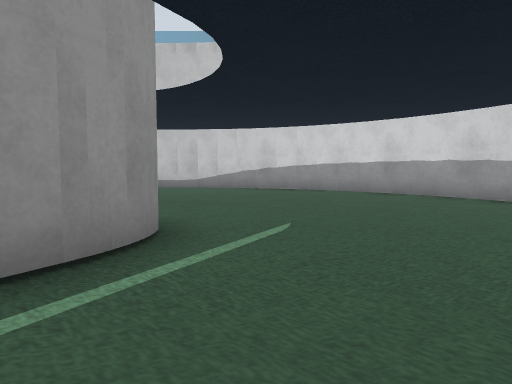
[1] (above)

23 first-person views from a walk through a world built for the Gazebo simulator. The camera is 0.72 m above the floor, tilts 4° down and sees 70° across. The floor is counted in squares, 1 m on a side. Each view is taken from the middle of a square. On the plan, view 1 faces up. The plan holds only what a view shows up to about 11 squares ahead; the rest is blank. The place goes on beyond the plan.

[2]
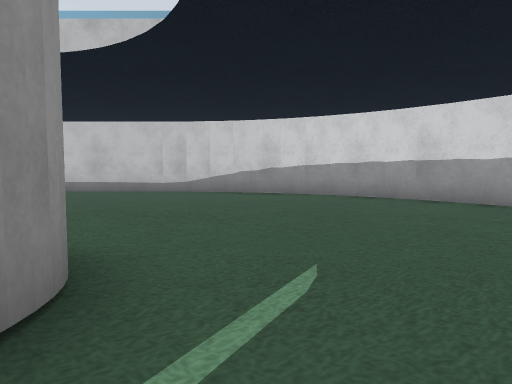

[3]
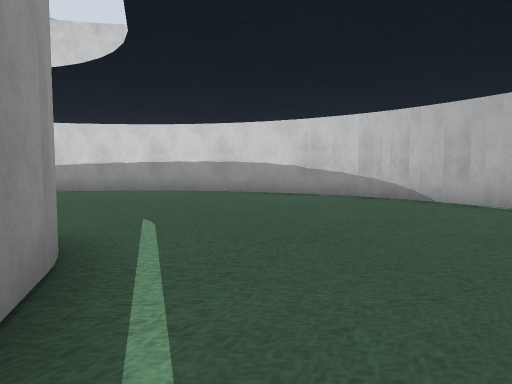

[4]
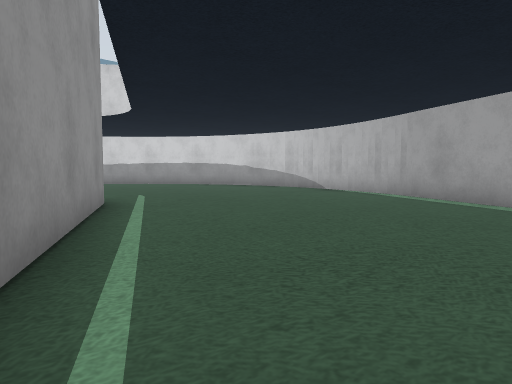

[5]
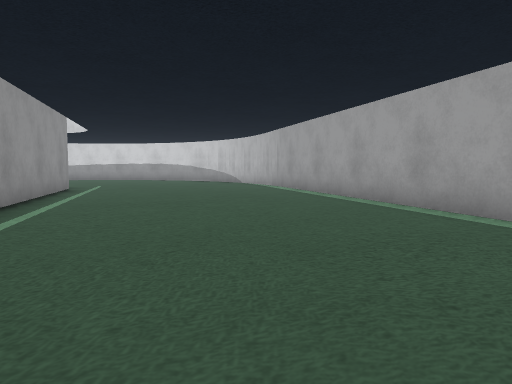

[6]
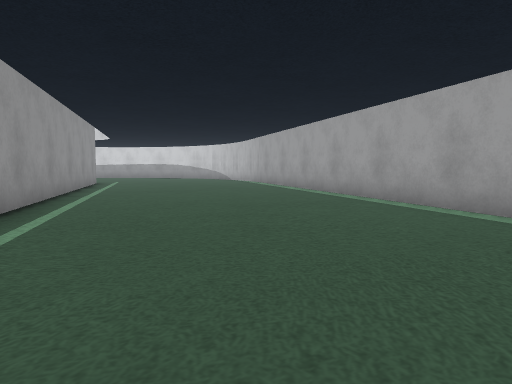

[7]
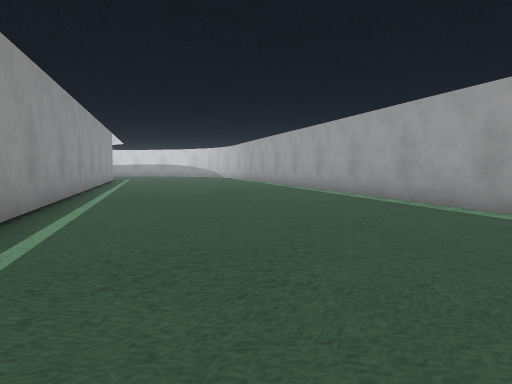

[8]
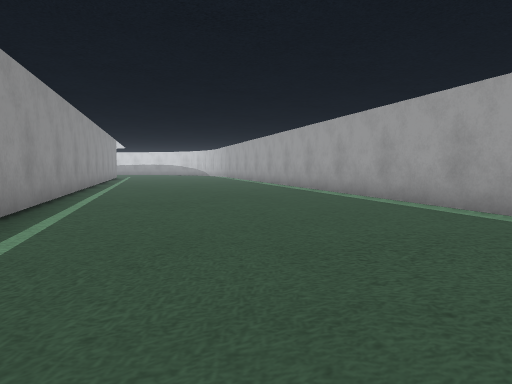

[9]
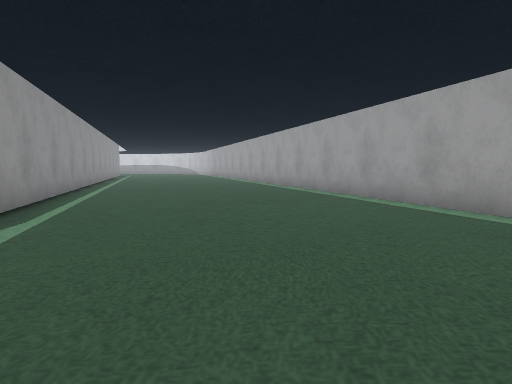

[10]
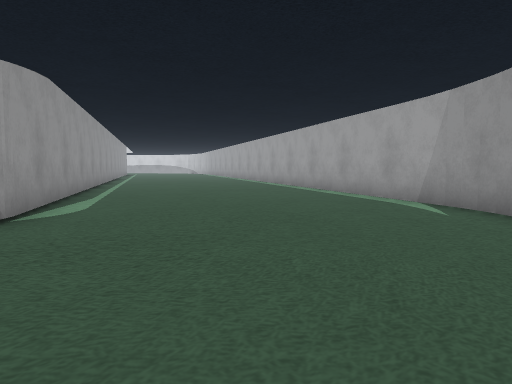

[11]
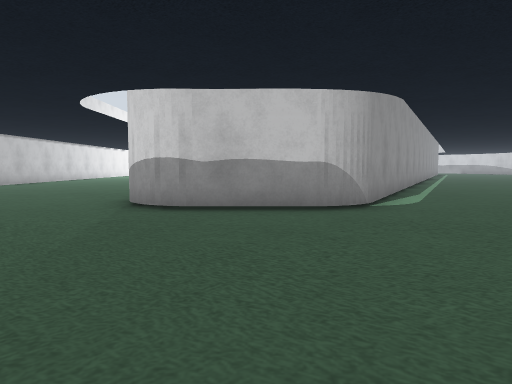

[12]
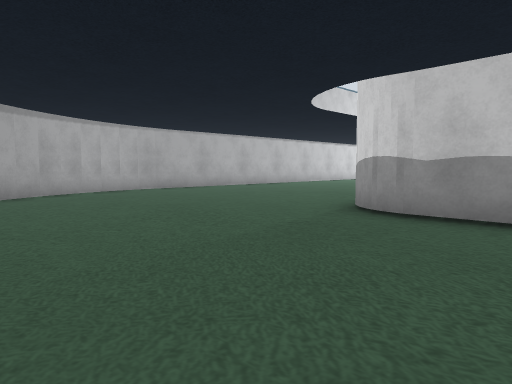

[13]
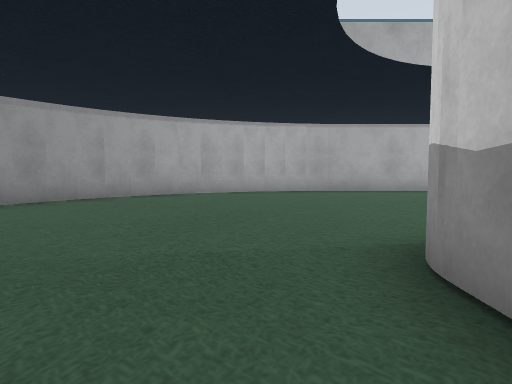

[14]
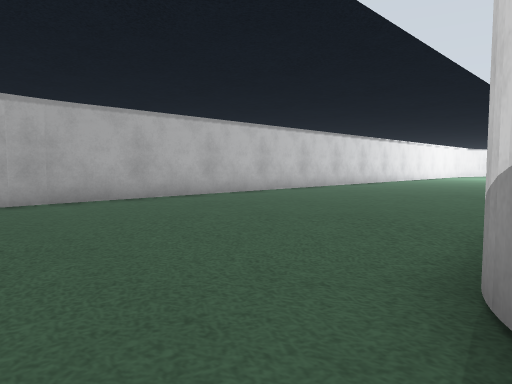

[15]
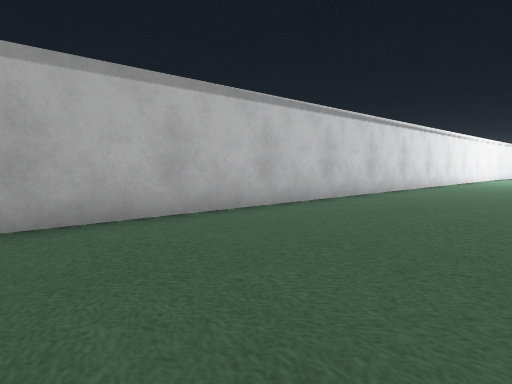

[16]
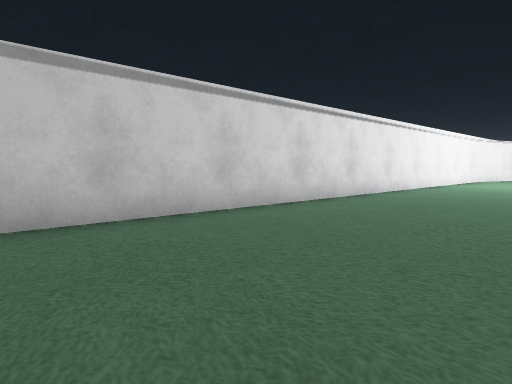

[17]
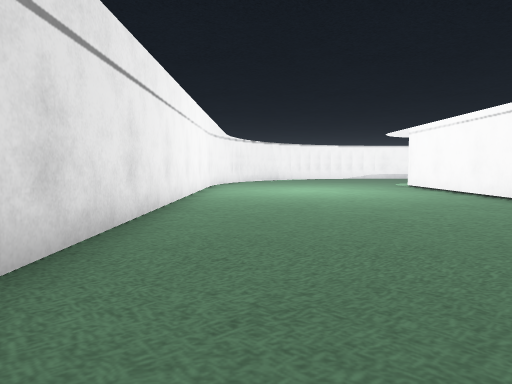

[18]
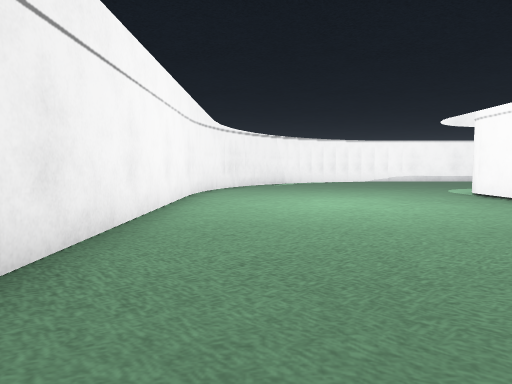

[19]
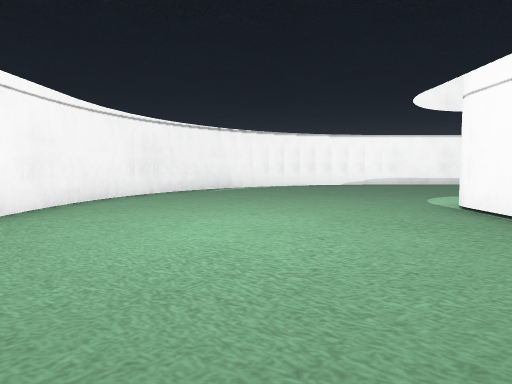

[20]
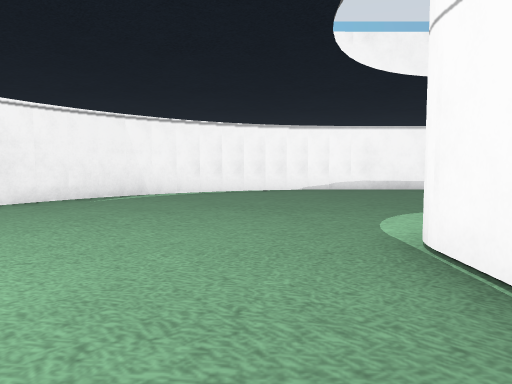

[21]
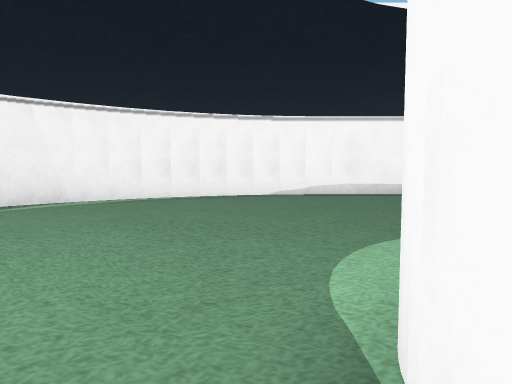

[22]
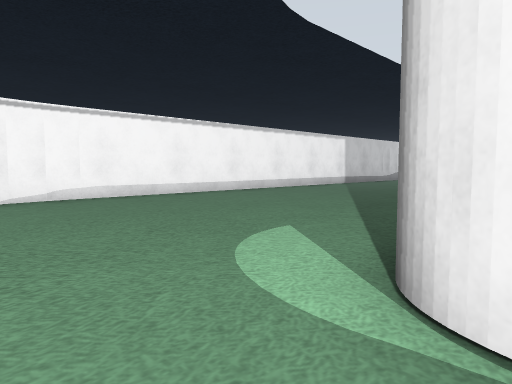

[23]
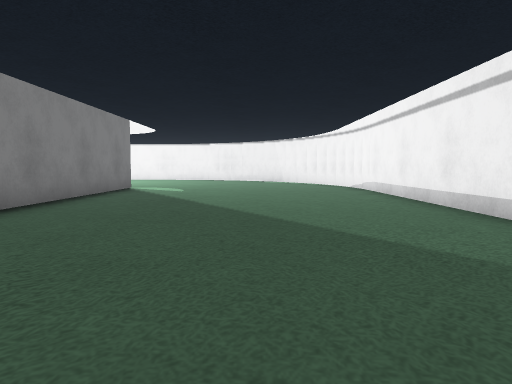

### Floor plan
Points are (right, up) in squares from view 1. A wall is a line through its corners. A room is listed if a view was taken in it or the views show most of it. See-through windows are left out.
Room 1 (views 1, 2, 3, 4, 5, 6, 7, 8, 9, 10, 11, 12, 13, 14, 15, 16, 17, 18, 19, 20, 21, 22, 23)
walls: (-1.2, 2.8) (-13.8, -20.2); (-1.1, 3.1) (-1.3, 2.6); (-18.6, -1.2) (-18.6, 4.1) (-18.3, 4.6); (-14.9, -20.9) (-17.2, -20.9); (5.1, 0) (5.3, 0.6); (-8.1, -24.1) (5.2, 0.1); (5.3, 0.5) (5.9, 2.8); (-18.3, -20.3) (-18.5, -19.8); (-8.7, -25) (-7.9, -24); (-17.1, 5) (-11.6, 5); (5.8, 2.7) (5.9, 3.5); (6, 3.4) (6, 4.5); (6, 4.4) (5.8, 5.9); (5.8, 5.8) (5.4, 7.2); (5.4, 7) (4.7, 8.3); (4.8, 8.3) (3.5, 10); (3.5, 9.9) (2.4, 10.9); (-10.9, 12.4) (-17.8, 12.4); (2.5, 10.7) (1.3, 11.5) (0.1, 12.1); (-25.7, -20.4) (-25.4, -21.8); (-1.9, 12.4) (-5.5, 12.4); (0.1, 12) (-2, 12.5); (-25.5, -21.8) (-25.1, -22.9); (-25.2, -22.9) (-24.2, -24.6); (-25.7, 4.5) (-25.7, -20.6); (-24.2, -24.4) (-23.8, -25) (-22.9, -25.9); (-23, -25.9) (-21.6, -26.8); (-25.5, 5.8) (-25.6, 4.5); (-17.7, 12.4) (-19.2, 12.2); (-25, 7.2) (-25.4, 5.8); (-19, 12.2) (-19.8, 12); (-19.7, 12.1) (-21, 11.4); (-24, 9) (-25.1, 7.1); (-23.5, 9.5) (-24.1, 8.8); (-20.9, 11.6) (-22.2, 10.7); (-22.1, 10.9) (-23.7, 9.4)

Where each view was taken, in squares from view 1:
view 1: 0 up, 0 right, facing up
view 2: 2 up, 0 right, facing up
view 3: 0 up, 2 left, facing up-right
view 4: 4 down, 4 left, facing up-right
view 5: 9 down, 5 left, facing up-right
view 6: 12 down, 7 left, facing up-right
view 7: 15 down, 9 left, facing up-right
view 8: 19 down, 11 left, facing up-right
view 9: 23 down, 13 left, facing up-right
view 10: 26 down, 15 left, facing up-right
view 11: 27 down, 16 left, facing up
view 12: 26 down, 15 left, facing up-left
view 13: 22 down, 15 left, facing left
view 14: 22 down, 18 left, facing up-left
view 15: 19 down, 21 left, facing up-left
view 16: 14 down, 21 left, facing up-left
view 17: 9 down, 24 left, facing up
view 18: 5 down, 24 left, facing up
view 19: 2 down, 22 left, facing up
view 20: 1 up, 20 left, facing up
view 21: 3 up, 19 left, facing up
view 22: 4 up, 20 left, facing up-right
view 23: 9 up, 6 left, facing left
